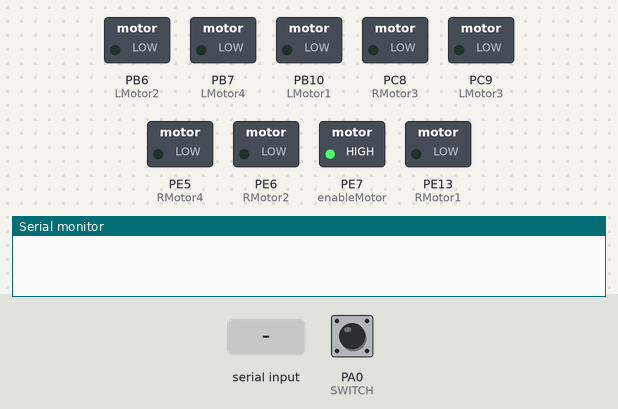
A sketch run on a simulated STM32 Black Pill. Shown: switched loads named in the sketch (green lamp = pin HIGH), the last lines printed to the serial monitor. Inputs (shaded band) come from the test bench; at power-on: PA0 (SWITCH) HIGH.

Above: at 1.2 s.
1.3 s: PA0 (SWITCH) pulled LOW for 0.15 s
At 2.6 s:
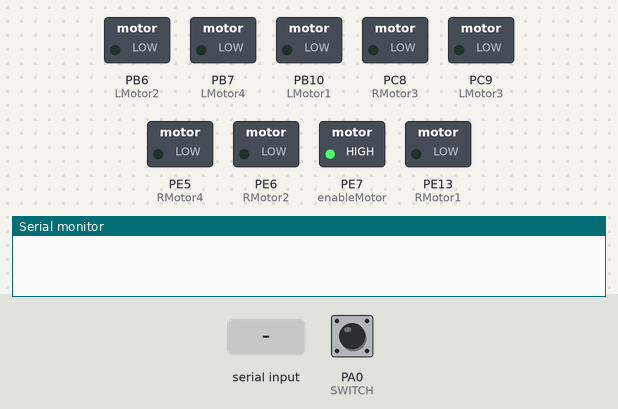
3.0 s: "M 90 45 200\n" received over the second serial link
At 3.8 s:
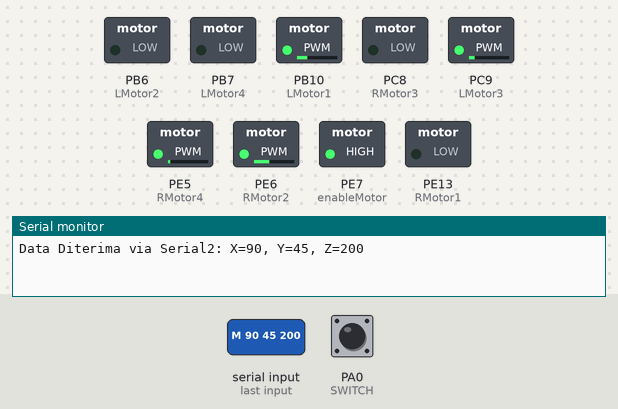
4.5 s: PA0 (SWITCH) pulled LOW for 1 s
At 5.3 s:
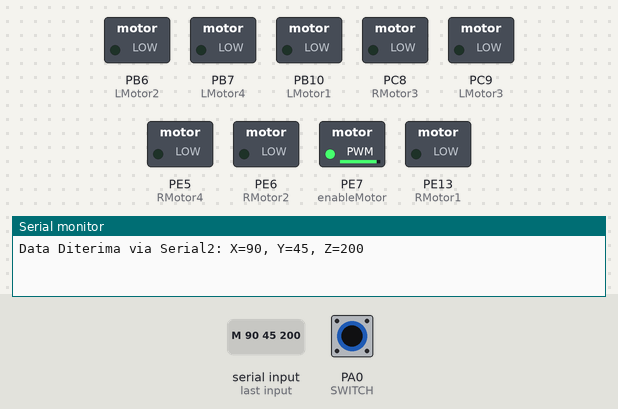
7.0 s: PA0 (SWITCH) pulled LOW for 3.2 s
At 10.7 s:
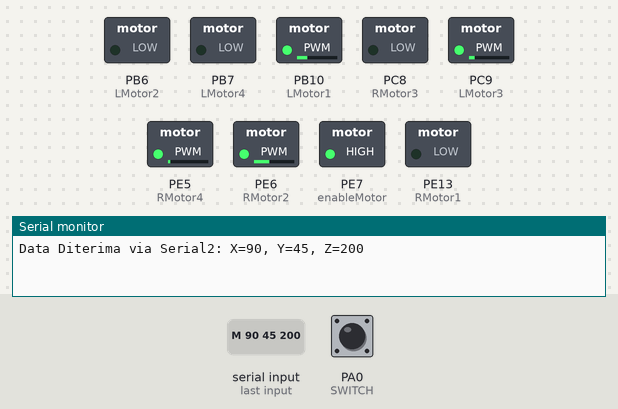
Timing chart, 0 to 12.2 s (numbered marks = the images above; inputs shaded):
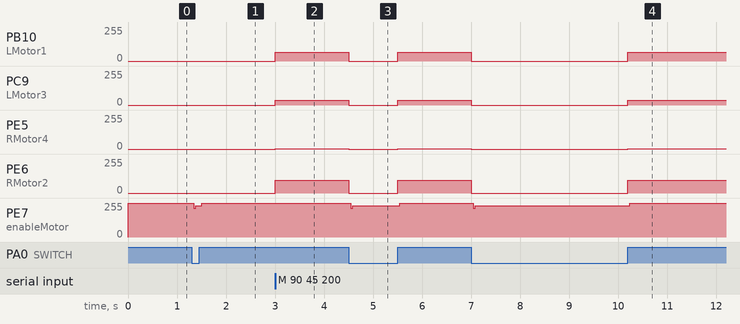

The sketch:

Soccer-Robot-Receiver.ino
```cpp
/*
  Authored by
  Moses Jaguar
  2025

  Receiver using STM32F407VGTx Discovery board
  using UASRT 2 (tx PA3, rx PA2)
*/

// ------------ Motor Pin -------------- //
#define enableMotor PE7
#define RMotor1 PE13
#define LMotor1 PB10
#define LMotor2 PB6
#define RMotor2 PE6
#define RMotor3 PC8
#define LMotor3 PC9
#define LMotor4 PB7
#define RMotor4 PE5
#define SWITCH PA0

// ---------- Serial ESP32 Setup -------- //
HardwareSerial Serial2(PA3, PA2);

int x_received = 0;
int y_received = 0;
int z_received = 0;
int x_tmp = 0;
int y_tmp = 0;
int z_tmp = 0;

char serialBuffer[64];

// ------------ Motor Setup ---------- //
float kecepatan_motor1, kecepatan_motor2, kecepatan_motor3, kecepatan_motor4;
int speedA = 0, speedB = 0, speedC = 0, speedD = 0;

// -------------- Function -------------- //
void holonomic(float vx, float vy, float vz) {

  kecepatan_motor1 = (-0.35 * vx) + (0.35 * vy) + (0.25 * vz);
  kecepatan_motor2 = (-0.35 * vx) + (-0.35 * vy) + (0.25 * vz);
  kecepatan_motor3 = (0.35 * vx) + (-0.35 * vy) + (0.25 * vz);
  kecepatan_motor4 = (0.35 * vx) + (0.35 * vy) + (0.25 * vz);

  speedA = kecepatan_motor1;
  speedB = kecepatan_motor2;
  speedC = kecepatan_motor3;
  speedD = kecepatan_motor4;

  motorauto();
}

void motorauto() {
  digitalWrite(enableMotor, HIGH);
  if (digitalRead(SWITCH) == LOW) {
    speedA = 0;
    speedB = 0;
    speedC = 0;
    speedD = 0;
  }

  // -------- motor A ------------
  if (speedA > 0) {
    analogWrite(LMotor1, 0);
    analogWrite(RMotor1, speedA);
  } else if (speedA < 0) {
    speedA *= -1;
    analogWrite(LMotor1, speedA);
    analogWrite(RMotor1, 0);
  } else if (speedA == 0) {
    speedA = 0;
    analogWrite(LMotor1, 0);
    analogWrite(RMotor1, 0);
  }


  // -------- motor B ------------
  if (speedB > 0) {
    analogWrite(LMotor2, speedB);
    analogWrite(RMotor2, 0);
  }

  else if (speedB < 0) {
    speedB *= -1;
    analogWrite(LMotor2, 0);
    analogWrite(RMotor2, speedB);
  } else if (speedB == 0) {
    speedB = 0;
    analogWrite(LMotor2, 0);
    analogWrite(RMotor2, 0);
  }


  // -------- motor C ------------
  if (speedC > 0) {
    analogWrite(LMotor3, 0);
    analogWrite(RMotor3, speedC);
  }

  else if (speedC < 0) {
    speedC *= -1;
    analogWrite(LMotor3, speedC);
    analogWrite(RMotor3, 0);
  } else if (speedC == 0) {
    speedC = 0;
    analogWrite(LMotor3, 0);
    analogWrite(RMotor3, 0);
  }


  // -------- motor D ------------
  if (speedD > 0) {
    analogWrite(LMotor4, speedD);
    analogWrite(RMotor4, 0);
  }

  else if (speedD < 0) {
    speedD *= -1;
    analogWrite(LMotor4, 0);
    analogWrite(RMotor4, speedD);
  } else if (speedD == 0) {
    speedD = 0;
    analogWrite(LMotor4, 0);
    analogWrite(RMotor4, 0);
  }
}


void setup() {
  // -------- init Serial ------ //
  Serial.begin(115200);
  Serial2.begin(115200);

  // -------- init Motor ------- //
  pinMode(enableMotor, OUTPUT);

  pinMode(LMotor1, OUTPUT);
  pinMode(RMotor1, OUTPUT);
  pinMode(LMotor2, OUTPUT);
  pinMode(RMotor2, OUTPUT);
  pinMode(LMotor3, OUTPUT);
  pinMode(RMotor3, OUTPUT);
  pinMode(LMotor4, OUTPUT);
  pinMode(RMotor4, OUTPUT);

  pinMode(SWITCH, INPUT);
}

void loop() {
  // ------------ Emergency Button ---------------- //
  if (digitalRead(SWITCH) == HIGH) {
    digitalWrite(enableMotor, HIGH);
  } else if (digitalRead(SWITCH) == LOW) {
    digitalWrite(enableMotor, LOW);
    speedA = 0, speedB = 0, speedC = 0, speedD = 0;
  }

  // ----------- Serial Receive ------------------ //
  if (Serial2.available() > 0) {
    String incomingString = Serial2.readStringUntil('\n');
    incomingString.toCharArray(serialBuffer, 64);

    int parseResult = sscanf(serialBuffer, "M %d %d %d", &x_received, &y_received, &z_received);

    if (parseResult == 3) {
      Serial.print("Data Diterima via Serial2: ");
      Serial.print("X=");
      Serial.print(x_received);
      Serial.print(", Y=");
      Serial.print(y_received);
      Serial.print(", Z=");
      Serial.println(z_received);

    } else {
      Serial.println("Format data di Serial2 tidak sesuai.");
    }
  }

  // ----------- handle motion --------------- //
  x_tmp = x_received;
  y_tmp = y_received;
  z_tmp = z_received;
  holonomic(x_tmp, y_tmp, -z_tmp);
}
```

Measured:
- after the input at 1.3 s, PE7 (enableMotor): 255/255 → 233/255 at once, → 255/255 0.16 s later
- after the input at 3.0 s, PB10 (LMotor1): 0/255 → 65/255 at once; PC9 (LMotor3): 0/255 → 34/255 at once; PE5 (RMotor4): 0/255 → 2/255 at once; PE6 (RMotor2): 0/255 → 97/255 at once
- after the input at 4.5 s, PB10 (LMotor1): 65/255 → 0/255 at once, → 65/255 1.0 s later; PC9 (LMotor3): 34/255 → 0/255 at once, → 34/255 1.0 s later; PE5 (RMotor4): 2/255 → 0/255 at once, → 2/255 1.0 s later; PE6 (RMotor2): 97/255 → 0/255 at once, → 97/255 1.0 s later; PE7 (enableMotor): 255/255 → 233/255 at once, → 255/255 1.0 s later
- after the input at 7.0 s, PB10 (LMotor1): 65/255 → 0/255 at once, → 65/255 3.2 s later; PC9 (LMotor3): 34/255 → 0/255 at once, → 34/255 3.2 s later; PE5 (RMotor4): 2/255 → 0/255 at once, → 2/255 3.2 s later; PE6 (RMotor2): 97/255 → 0/255 at once, → 97/255 3.2 s later; PE7 (enableMotor): 255/255 → 233/255 at once, → 255/255 3.2 s later
